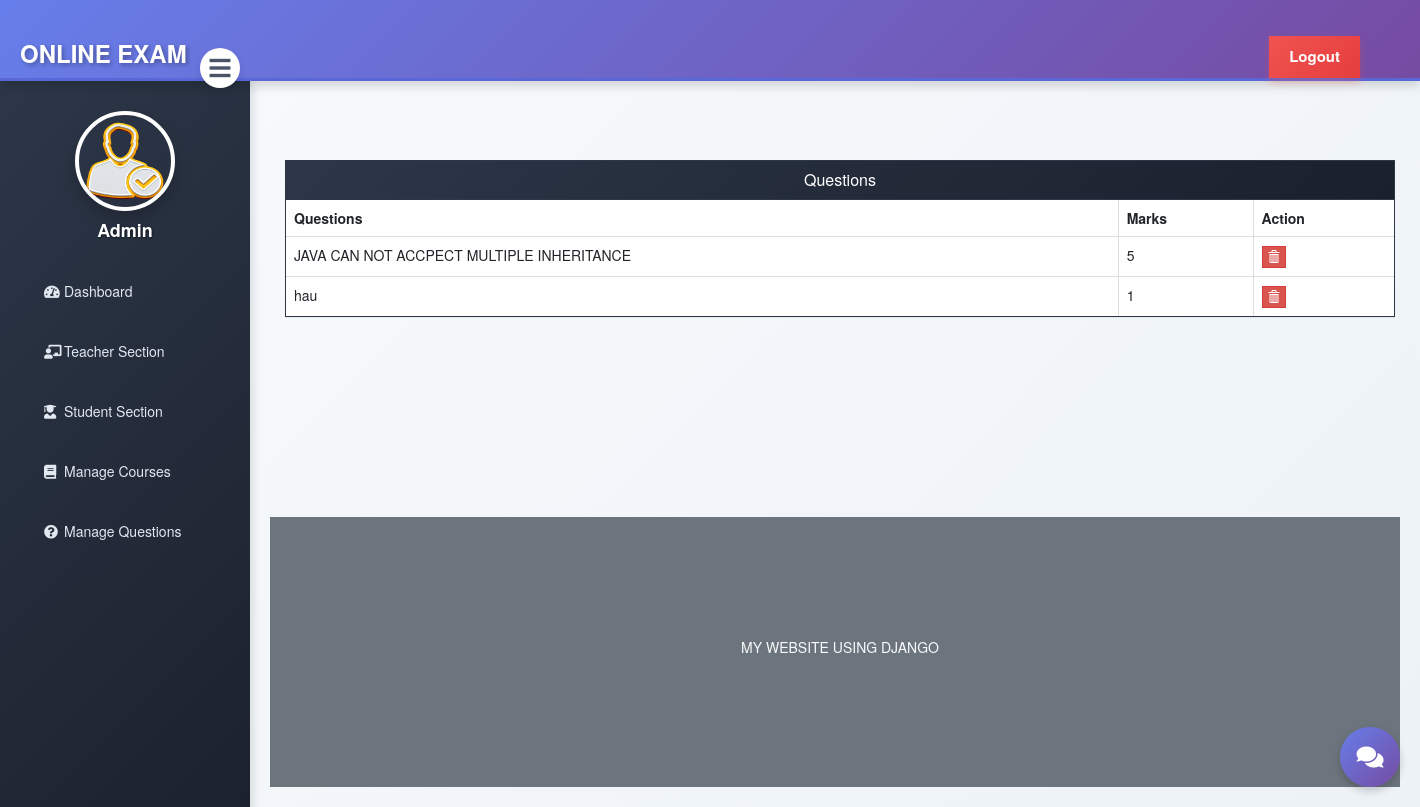
Page /view-question/6 (signed in) on the committed database.
### exam/models.py (models this page shows)
class Question(models.Model):
    course=models.ForeignKey(Course,on_delete=models.CASCADE)
    marks=models.PositiveIntegerField()
    question=models.CharField(max_length=600)
    option1=models.CharField(max_length=200)
    option2=models.CharField(max_length=200)
    option3=models.CharField(max_length=200)
    option4=models.CharField(max_length=200)
    cat=(('Option1','Option1'),('Option2','Option2'),('Option3','Option3'),('Option4','Option4'))
    answer=models.CharField(max_length=200,choices=cat)

### exam/views.py (the view)
# urls.py: path('view-question/<int:pk>', views.view_question_view,name='view-question'),
@login_required(login_url='adminlogin')
def view_question_view(request,pk):
    questions=models.Question.objects.all().filter(course_id=pk)
    return render(request,'exam/view_question.html',{'questions':questions})

### templates/exam/view_question.html (shortened to what this page needs)
{% extends 'exam/adminbase.html' %}
{% block content %}
{%load static%}
<head>
  <link href="//netdna.bootstrapcdn.com/bootstrap/3.0.0/css/bootstrap.min.css" rel="stylesheet" id="bootstrap-css">
</head>
<br><br>
<div class="container">
  <div class="panel panel-primary rounded-0">
    <div class="panel-heading rounded-0">
      <h6 class="panel-title">Questions</h6>
    </div>
    <table class="table table-hover table-bordered" id="dev-table">
      <thead>
        <tr>
          <th>Questions</th>
          <th>Marks</th>
          <th>Action</th>
        </tr>
      </thead>
      {% for c in questions %}
      <tr>
        <td> {{c.question}}</td>
        <td>{{c.marks}}</td>
        <td><a class="btn btn-danger btn-xs" style="border-radius: 0%;" href="{% url 'delete-question' c.id  %}"><span class="glyphicon glyphicon-trash"></span></a></td>
      </tr>
      {% endfor %}
    </table>
  </div>
</div>
<br><br><br><br><br><br>
{% endblock content %}

### templates/exam/adminbase.html (style rules this page uses)
a:link { text-decoration: none; }
body { margin: 0; padding: 0; font-family: 'Segoe UI', Tahoma, Geneva, Verdana, sans-serif; background: linear-gradient(135deg, #f5f7fa 0%, #c3cfe2 100%); }
.panel-primary { border-color: #2d3748 !important; }
.panel-primary > .panel-heading { background: linear-gradient(135deg, #2d3748 0%, #1a202c 100%) !important; border-color: #2d3748 !important; color: #fff; }

### templates/exam/view_question.html (style rules this page uses)
a:link { text-decoration: none; }
h6 { text-align: center; }

### rows in the picture
Question: question "JAVA CAN NOT ACCPECT MULTIPLE INHERITANCE", marks "5"
Question: question "hau", marks "1"
